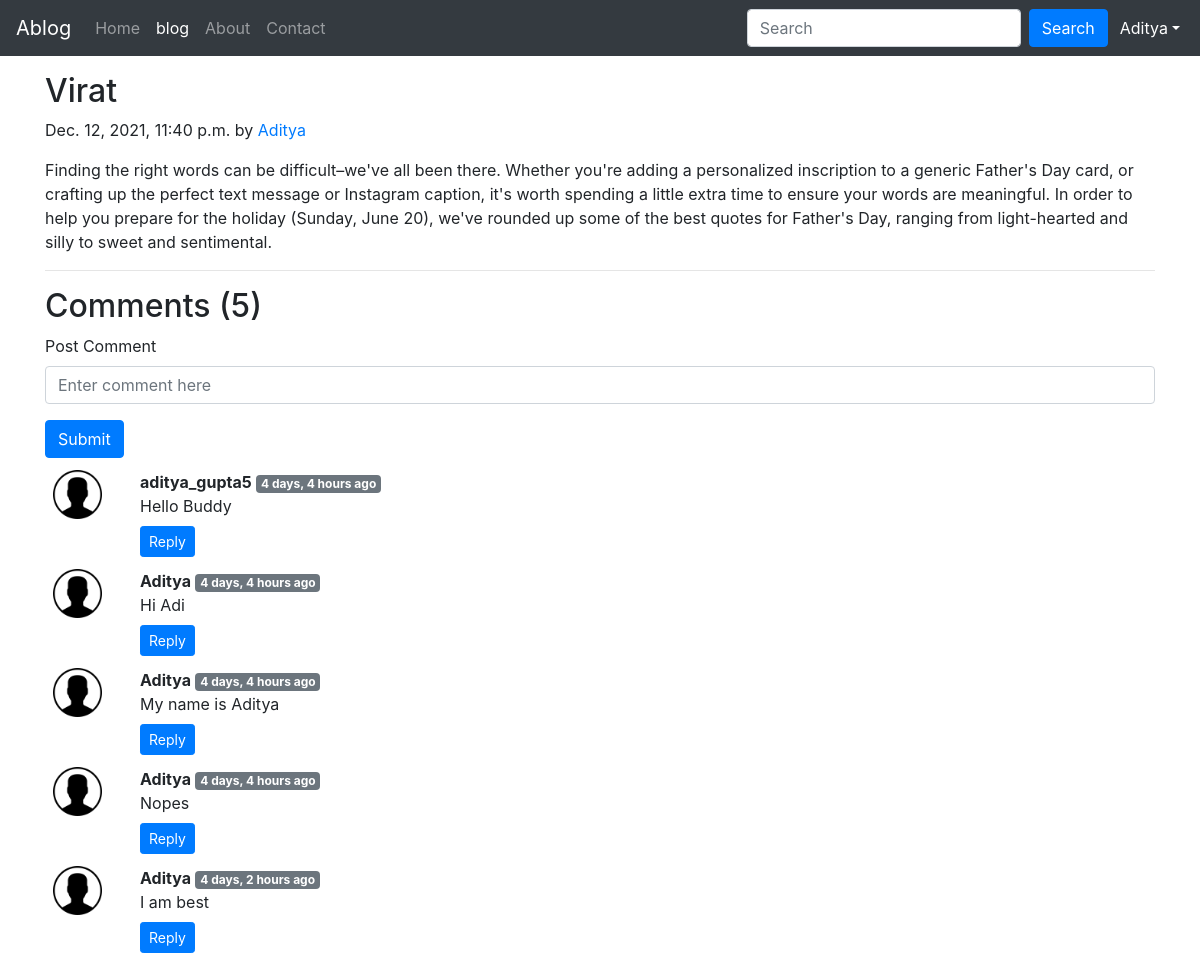
Screenshot of /blog/Best Cricketer (signed in) with the database file from the repository.
### blog/models.py (models this page shows, shortened)
class Post(models.Model):
    sno=models.AutoField(primary_key=True)
    title=models.CharField(max_length=255)
    author=models.CharField(max_length=14)
    slug=models.CharField(max_length=130)
    timeStamp=models.DateTimeField(blank=True)
    content=models.TextField()

class BlogComment(models.Model):
    sno= models.AutoField(primary_key=True)
    comment=models.TextField()
    user=models.ForeignKey(User, on_delete=models.CASCADE)
    post=models.ForeignKey(Post, on_delete=models.CASCADE)
    parent=models.ForeignKey('self',on_delete=models.CASCADE, null=True )
    timestamp= models.DateTimeField(default=now)

### blog/views.py (the view)
# urls.py: path('<str:slug>',views.blogpost,name="post"),
def blogpost(request,slug):
    post=Post.objects.filter(slug=slug).first();
    comments=BlogComment.objects.filter(post=post)
    context={"post":post,"comments":comments,'user':request.user};
    return render(request,'blog/blogpost.html',context);

### templates/blog/blogpost.html (shortened to what this page needs)
{% extends 'base.html' %}
{% block blog %}active{% endblock %}
{% block body %}
{% load humanize %}
<div class="container my-3">
    <div class="blog-post">
        <h2 class="blog-post-title">{{post.title}}</h2>
        <p class="blog-post-meta">{{post.timeStamp}} by <a href="#">{{post.author}}</a></p>
        <p>{{post.content|safe}}</p>
        <hr>
    </div>
</div>
<div class="container">
    <h2> Comments ({{comments.count}})</h2>
    <div class="my-2">
        {% if user.is_authenticated %}
        <form action="/blog/postComment" method="post">
            <div class="form-group">
                <label for="exampleInputEmail1">Post Comment </label>
                <input type="text" class="form-control" name="comment" placeholder="Enter comment here">
            </div>
            <button type="submit" class="btn btn-primary">Submit</button>
        </form>
        {% else %}
        Please login to post a comment
        {% endif %}
        {% for comment in comments %}
        <div class="row my-1">
            <div class="col-md-1  ">
                <img class="rounded mx-auto d-block w-100 p-2" src="/static/img/p.png" alt="user">
            </div>
            <div class="col-md-11 mt-2">
                <b> {{comment.user.username}}</b> <span
                    class="badge badge-secondary ">{{comment.timestamp|naturaltime}}</span>
                <div> {{comment.comment}} </div>
                <div class="reply mx-0">
                    <button class="btn btn-sm btn-primary mt-2" type="button" data-toggle="collapse"
                        data-target="#replyBox{{comment.sno}}" aria-expanded="false"
                        aria-controls="replyBox{{comment.sno}}">
                        Reply
                    </button>
                </div>
            </div>
        </div>
            {% endfor %}
        </div>
        {% endblock %}

### templates/base.html (shortened to what this page needs)
<!doctype html>
<html lang="en">
<head>
    <link rel="stylesheet" href="https://stackpath.bootstrapcdn.com/bootstrap/4.4.1/css/bootstrap.min.css"
>
</head>
<body>
    <nav class="navbar navbar-expand-lg navbar-dark bg-dark">
        <a class="navbar-brand" href="/">Ablog</a>
        <div class="collapse navbar-collapse" id="navbarSupportedContent">
            <ul class="navbar-nav mr-auto">
                <li class="nav-item {% block home %}{% endblock  %}">
                    <a class="nav-link" href="/">Home <span class="sr-only">(current)</span></a>
                </li>
                <li class="nav-item {% block blog %}{% endblock  %}">
                    <a class="nav-link" href="/blog">blog</a>
                </li>
                <li class="nav-item {% block about %}{% endblock  %}">
                    <a class="nav-link" href="/abouts">About</a>
                </li>
                <li class="nav-item {% block contact %}{% endblock  %}">
                    <a class="nav-link" href="/contact">Contact</a>
                </li>
            </ul>
            <form method="get" action='/search' class="form-inline my-2 my-lg-0">
                <input class="form-control mr-sm-2" type="search" placeholder="Search" aria-label="Search" name="query"
                    id="query">
                <button class="btn btn-primary my-2 my-sm-0" type="submit">Search</button>
            </form>
            {% if user.is_authenticated %}
            <ul class="navbar-nav ml-1 mr-n1">
                <li class="nav-item dropdown active">
                    <a class="nav-link dropdown-toggle" href='#' id="navbarDropdown" role="button"
                        data-toggle="dropdown">  {{request.user}}</a>
                </li>
            </ul>
        </div>
        {% endif %}
    </nav>
    {% block body %}{% endblock %}
</body>
</html>

### rows the page displays
Post: title "Virat", timeStamp "Dec. 12, 2021, 11:40 p.m.", author "Aditya", content "Finding the right words can be difficult–we've all been there. Whether you're adding a personalized inscription to a generic Father's Day card, or crafting up the perfect text message or Instagram caption, it's worth spending a little extra time to ensure your words are meaningful. In order to help you prepare for the holiday (Sunday, June 20), we've rounded up some of the best quotes for Father's Day, ranging from light-hearted and silly to sweet and sentimental."
BlogComment: user.username "aditya_gupta5", timestamp "4 days, 4 hours ago", comment "Hello Buddy"
BlogComment: user.username "Aditya", timestamp "4 days, 4 hours ago", comment "Hi Adi"
BlogComment: user.username "Aditya", timestamp "4 days, 4 hours ago", comment "My name is Aditya"
BlogComment: user.username "Aditya", timestamp "4 days, 4 hours ago", comment "Nopes"
BlogComment: user.username "Aditya", timestamp "4 days, 2 hours ago", comment "I am best"

### other values shown
{{ request.user }} "Aditya"
{{ comments.count }} "5"
